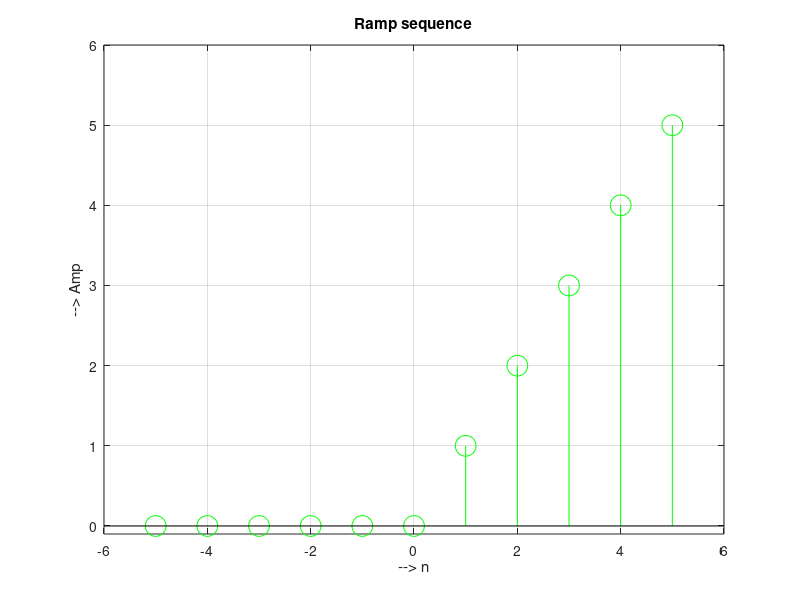

The MATLAB source for this figure:
%% unit ramp sequence

n = -5:5;

x = n.*(n>=0);

stem(n,x,'go-','MarkerSize',15);
xlim([n(1)-1 n(end)+1]);
ylim([min(x)-0.1 max(x)+1]);
xlabel('--> n');
ylabel('--> Amp');
title('Ramp sequence');
grid on;